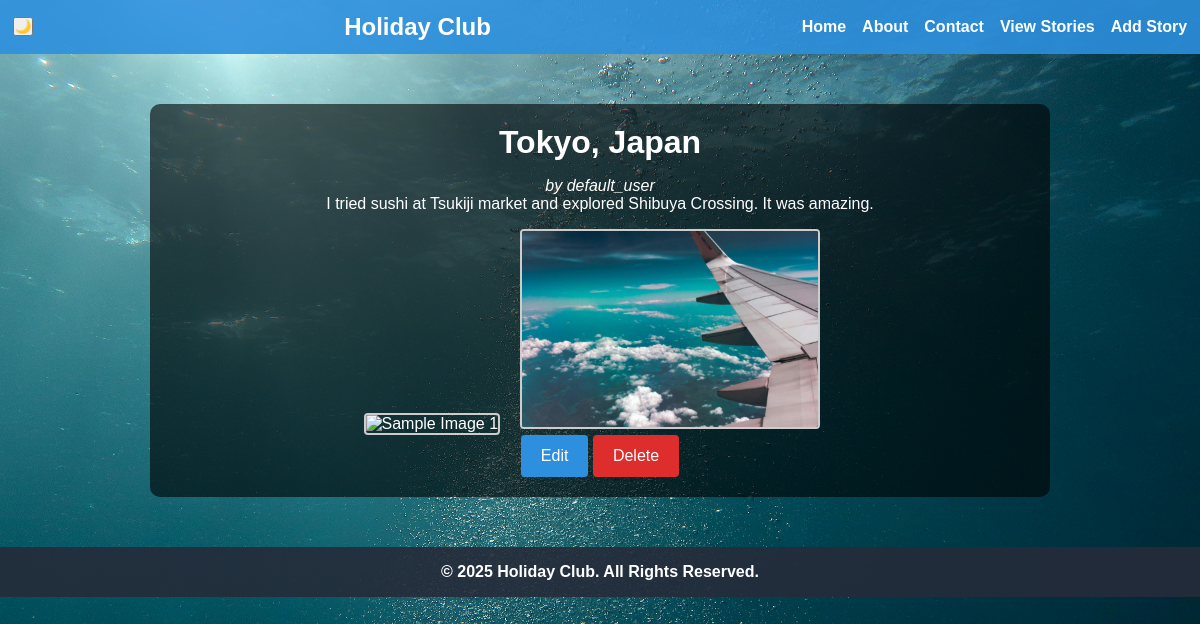
The page /story/2 on the database its author committed.
### tables this page shows
CREATE TABLE stories (
      id INTEGER PRIMARY KEY AUTOINCREMENT,
          user_id INTEGER NOT NULL,
              location TEXT NOT NULL,
                  story_text TEXT NOT NULL,
                      FOREIGN KEY (user_id) REFERENCES users(id)
                        );

CREATE TABLE users (
            id INTEGER PRIMARY KEY AUTOINCREMENT,
            username TEXT NOT NULL,
            email TEXT NOT NULL,
            password_hash TEXT
        );

### app.py (the view)
@app.route('/story/<int:story_id>')
def story_detail(story_id):
    conn = get_db_connection()
    story = conn.execute('''
        SELECT s.id, s.location, s.story_text, u.username
          FROM stories s
          JOIN users u ON s.user_id = u.id
         WHERE s.id = ?
    ''', (story_id,)).fetchone()
    conn.close()
    if story is None:
        flash("Story not found!", "error")
        return redirect(url_for('view_story'))
    return render_template('story.html', story=story)

### app.py (called while the page is built)
def get_db_connection():
    conn = sqlite3.connect(DATABASE)
    conn.row_factory = sqlite3.Row
    conn.execute('PRAGMA foreign_keys = ON;')
    return conn

### templates/story.html
{% extends 'base.html' %}
{% block content %}
  <h1>{{ story.location }}</h1>
  <p><em>by {{ story.username }}</em></p>
  <p>{{ story.story_text }}</p>
  <div class="story-images">
    <img src="{{ url_for('static', filename='images/sample1.jpg') }}" alt="Sample Image 1">
    <img src="{{ url_for('static', filename='images/sample2.jpg') }}" alt="Sample Image 2">
  </div>
  <div class="story-actions">
    <a href="{{ url_for('edit_story', story_id=story.id) }}" class="btn">Edit</a>
    <a href="{{ url_for('delete_story', story_id=story.id) }}" class="btn delete">Delete</a>
  </div>
{% endblock %}

### static/css/styles.css (style rules this page uses)
* { margin: 0; padding: 0; box-sizing: border-box; }
body { background: url("../images/background.jpg") no-repeat center center fixed; background-size: cover; font-family: Arial, sans-serif; color: white; margin: 0; padding: 0; }
h1, h2 { margin-bottom: 1rem; }
button[type="submit"], .btn { background-color: #2d8fdd; color: #fff; border: none; padding: 0.75rem 1.25rem; border-radius: 4px; cursor: pointer; text-decoration: none; display: inline-block; }
.btn.delete { background-color: #dd2d2d; }
.story-images img { width: 300px; height: 200px; object-fit: cover; margin-right: 1rem; margin-top: 1rem; border: 2px solid #ccc; border-radius: 4px; }

### rows shown on the page
stories: location "Tokyo, Japan", story_text "I tried sushi at Tsukiji market and explored Shibuya Crossing. It was amazing."
users: username "default_user"
